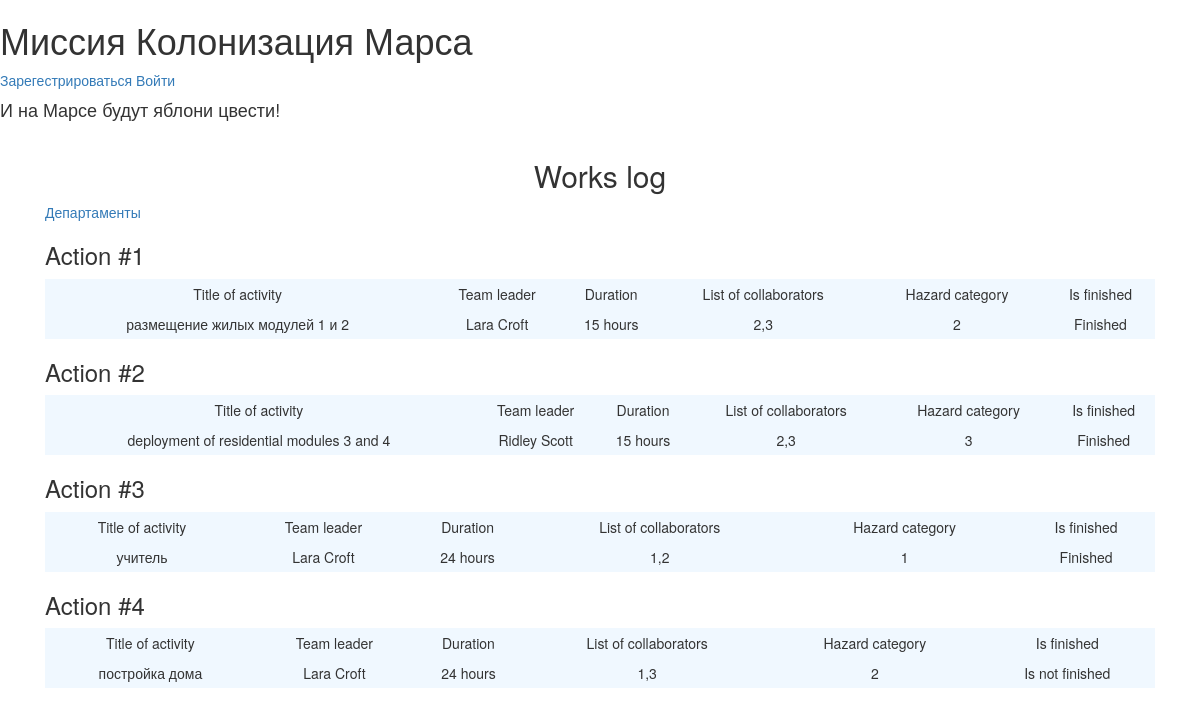
Before: / with the older database file.
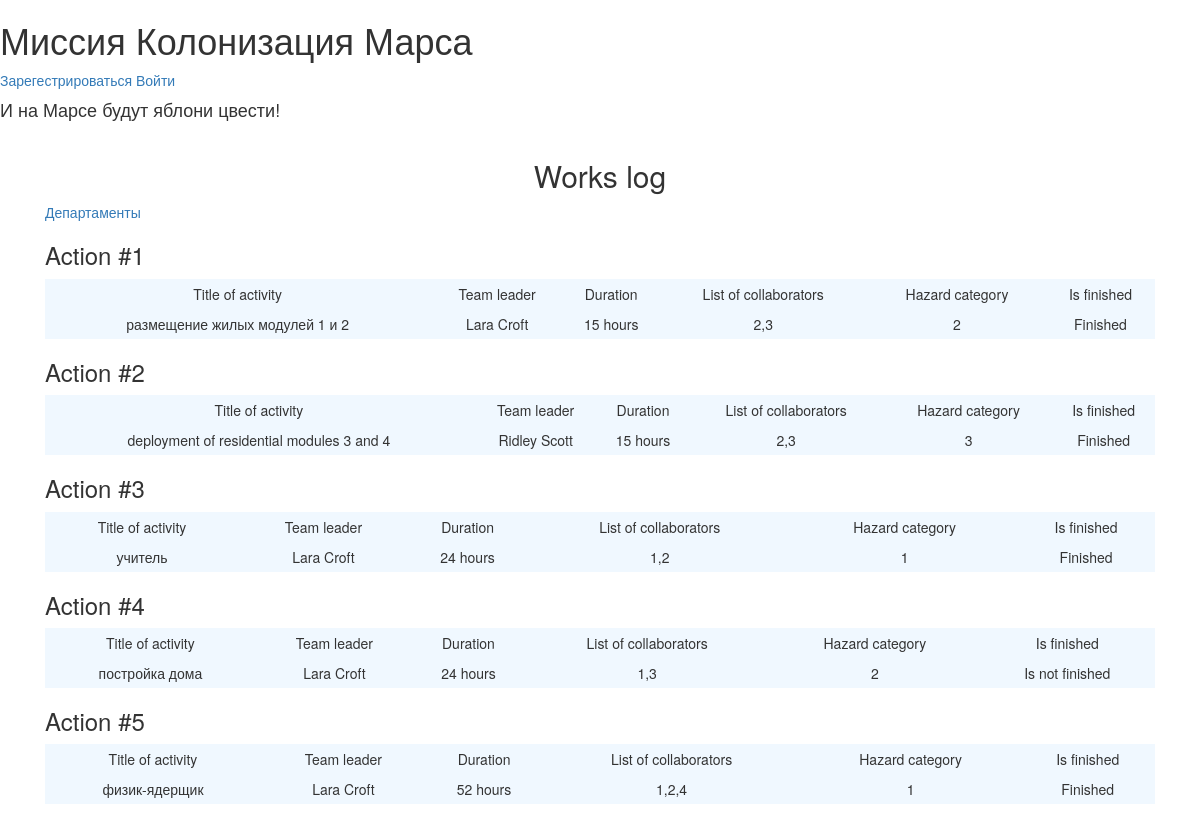
After: the same page with the newer database file.
### data/jobs.py (models this page shows)
class Job(SqlAlchemyBase, SerializerMixin):
    __tablename__ = 'jobs'
    id = sqlalchemy.Column(sqlalchemy.Integer,
                           primary_key=True, autoincrement=True)
    team_leader_id = sqlalchemy.Column(sqlalchemy.Integer,
                                       sqlalchemy.ForeignKey("users.id"))
    team_leader = orm.relationship('User')
    job = sqlalchemy.Column(sqlalchemy.String, nullable=True)
    work_size = sqlalchemy.Column(sqlalchemy.Integer, nullable=True)
    collaborators = sqlalchemy.Column(sqlalchemy.String, nullable=True)
    start_date = sqlalchemy.Column(sqlalchemy.DateTime, default=datetime.datetime.now())
    end_date = sqlalchemy.Column(sqlalchemy.DateTime)
    category = sqlalchemy.Column(sqlalchemy.String, nullable=True)
    is_finished = sqlalchemy.Column(sqlalchemy.Boolean, default=False)

### data/users.py (models this page shows, shortened)
class User(SqlAlchemyBase, UserMixin, SerializerMixin):
    __tablename__ = 'users'
    id = sqlalchemy.Column(sqlalchemy.Integer,
                           primary_key=True, autoincrement=True)
    surname = sqlalchemy.Column(sqlalchemy.String, nullable=True)
    name = sqlalchemy.Column(sqlalchemy.String, nullable=True)
    age = sqlalchemy.Column(sqlalchemy.Integer, nullable=True)
    position = sqlalchemy.Column(sqlalchemy.String, nullable=True)
    speciality = sqlalchemy.Column(sqlalchemy.String, nullable=True)
    address = sqlalchemy.Column(sqlalchemy.String, nullable=True)
    email = sqlalchemy.Column(sqlalchemy.String,
                              index=True, unique=True, nullable=True)
    hashed_password = sqlalchemy.Column(sqlalchemy.String, nullable=True)
    modified_date = sqlalchemy.Column(sqlalchemy.DateTime,
                                      default=datetime.datetime.now)
    city = sqlalchemy.Column(sqlalchemy.String, nullable=True)

### main.py (the view)
@app.route('/')
def works_log():
    jobs = db_sess.query(Job).all()
    print(jobs)
    return render_template('jobs.html', title='Журнал работ', jobs=jobs)

### templates/jobs.html (shortened to what this page needs)
{% extends 'base.html' %}
{% block content %}
    <h2 align="center">Works log</h2>
    <div class="edit_jobs">
        <a href="http://localhost:5000/departments">Департаменты</a>
    </div>
    {% for job in jobs %}
        <h3>Action #{{ loop.index }}</h3>
        <table class="tbl">
            <tr class="mn">
                <td>Title of activity</td>
                <td>Team leader</td>
                <td>Duration</td>
                <td>List of collaborators</td>
                <td>Hazard category</td>
                <td>Is finished</td>
            </tr>
            <tr>
                <td>{{ job.job }}</td>
                <td>{{ job.team_leader.name }} {{ job.team_leader.surname }}</td>
                <td>{{ job.work_size }} hours</td>
                <td>{{ job.collaborators }}</td>
                <td>{{  job.category  }}</td>
                <td>{% if job.is_finished == 0 %} Is not finished {% else %} Finished {% endif %}</td>
            </tr>
        </table>
    {% endfor %}
{% endblock %}

### templates/base.html (shortened to what this page needs)
<!doctype html>
<html lang="en">
<head>
    <link rel="stylesheet"
          href="https://stackpath.bootstrapcdn.com/bootstrap/4.4.1/css/bootstrap.min.css"
>
    <link rel="stylesheet" type="text/css" href="/static/css/styles.css">
    <link rel="stylesheet"
        type="text/css"
        href="https://maxcdn.bootstrapcdn.com/bootstrap/3.3.5/css/bootstrap-theme.min.css">
    <link rel="stylesheet"
        type="text/css"
        href="https://maxcdn.bootstrapcdn.com/bootstrap/3.3.5/css/bootstrap.min.css">
</head>
<body>
<div class="first_line">
    <h1 class="first_line_content">Миссия Колонизация Марса</h1>
    {% if current_user.is_authenticated %}
        <a href="http://localhost:5000/logout">{{ current_user.name }}</a>
    {% else %}
        <a href="http://localhost:5000/register">Зарегестрироваться</a>
        <a href="http://localhost:5000/login">Войти</a>
    {% endif %}
</div>
<h4>И на Марсе будут яблони цвести!</h4>
<main role="main" class="container">
    {% block content %}{% endblock %}
</main>
</body>
</html>

### static/css/styles.css (style rules this page uses)
h4 { color: #008000; }
.container { margin: 20px; }
.tbl { width: 100%; text-align: center; background-color: aliceblue; line-height: 30px; }

Changed rows visible on the page:
added Job: job "физик-ядерщик", team_leader.name "Lara", team_leader.surname "Croft", work_size "52", collaborators "1,2,4", category "1", is_finished "Finished"
